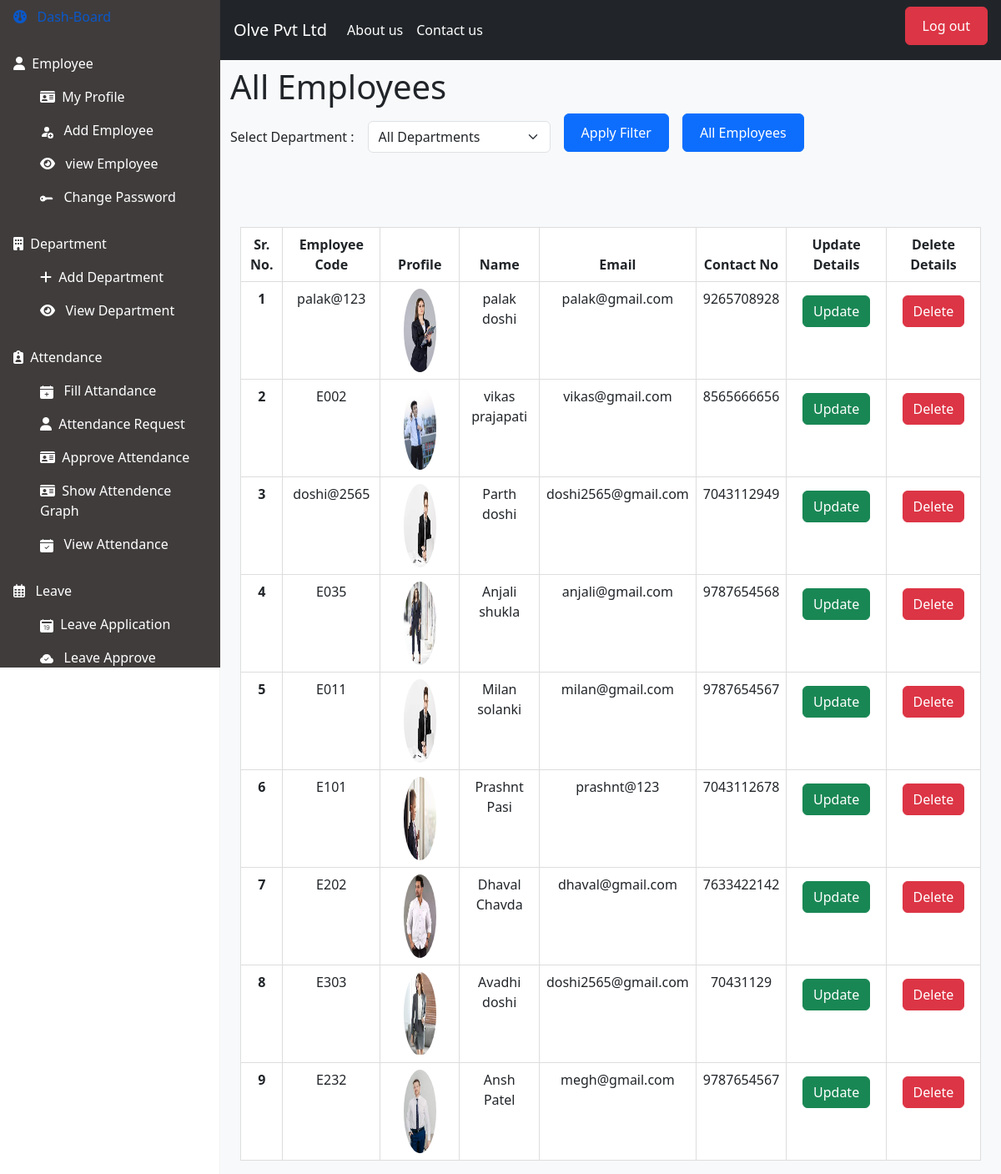
The app's page /view_all_employee/ (signed in) with its own data.
### hr/models.py (models this page shows, shortened)
class Employee(models.Model):
    user = models.ForeignKey(User,on_delete=models.CASCADE)
    id = models.BigAutoField(primary_key=True)
    emp_code = models.CharField(unique=True, max_length=20) #emp id for login
    profile = models.ImageField(upload_to="images",blank=True,null=True)
    email = models.EmailField()
    mobile_number = models.CharField(max_length=13,null=True,blank=True)
    date_of_birth = models.DateField()
    employee_address = models.TextField(max_length=1000)
    city_id = models.ForeignKey(City, null=True, blank=True, on_delete=models.CASCADE)
    state_id = models.ForeignKey(State, null=True, blank=True, on_delete=models.CASCADE)
    aadhar_number = models.CharField(max_length=12, null=True, blank=True,unique=True)
    pan_number = models.CharField(max_length=10, null=True, blank=True,unique=True)
    dep_id = models.ForeignKey(Department, null=True, blank=True, on_delete=models.CASCADE)
    designation_id = models.ForeignKey(Designation, null=True, blank=True, on_delete=models.CASCADE)
    date_of_joining = models.DateField()
    is_hr = models.BooleanField(default=False)
    is_employee = models.BooleanField(default=False)

### hr/views.py (the view, shortened to what this page needs)
# urls.py: path('view_all_employee/',view_all_employee,name='view_all_employee'),
def view_all_employee(request):
    print(request.method)
    user = User.objects.filter(username=request.session.get('username'))
    emp_id = Employee.objects.filter(user=user[0]).first()
    all_deps = Department.objects.all()
    context = {
        'departments': all_deps,
        'employees': Employee.objects.all(),
        'is_hr': emp_id.is_hr
     }
    return render(request,'view_all_employee.html',context)

### hr/models.py (called while the page is built)
    def __str__(self):
        return self.department_name

### hr/templates/view_all_employee.html (shortened to what this page needs)
{% extends "index.html" %}
{% load static %}
{% block mycontent %}
 <div class="container mt-2">
    <h1>All Employees</h1>
    <form method="post" id="add-dep-form" action="{% url 'view_all_employee' %}" class="row g-3 align-items-center">
        <div class="col-auto">
            <label for="dep_filter">Select Department :</label>
        </div>
        <div class="col-auto">
            <select id="dep_filter" name="dep_filter" class="form-select">
                <option value="">All Departments</option>
            </select>
        </div>
        <div class="col-auto">
            <button type="submit" class="btn btn-primary">Apply Filter</button>
        </div>
        <div class="col-auto">
            <button class="btn btn-primary">
                <a style="text-decoration: none; color: white;" href="{% if start_date and end_date %}{% url 'download_attendance_csv' start_date=start_date end_date=end_date %}{% endif %}">All Employees</a>
            </button>
        </form>
        </div>
    <br/>
    <div class="container">
    <table class="table">
        <thead>
            <tr>
                <th scope="col">Sr. No.</th>
                <th scope="col">Employee Code</th>
                <th scope="col">Profile</th>
                <th scope="col">Name</th>
                <th scope="col">Email</th>
                <th scope="col">Contact No</th>
                <th scope="col">Update Details</th>
                <th scope="col">Delete Details</th>
            </tr>
        </thead>
        <tbody>
            {% for emp in employees%}
            <tr>
                <th scope="row">{{ forloop.counter }}</th>
                <td>{{emp.emp_code}}</td>
                <div class="round-image-container">
                <td><img src="/media/{{ emp.profile }}" style="height : 100px" "width : 60px" class="round-image"></td>
                </div>
                <td>{{emp.user.first_name|add:" "|add:emp.user.last_name }}</td>
                <td>{{emp.email}}</td>
                <td>{{emp.mobile_number}}</td>
                <td>
                <a href="{% url 'update_employee' emp.id %}" class="btn btn-success m-2"> Update</a>
                </td>
                <td>
                <a href="{% url 'deactivate_employee' emp.id %}" class="btn btn-danger m-2"> Delete</a>
                </td>
            </tr>
            {% endfor %}
        </tbody>
    </table>
</div>
{% endblock %}

### hr/static/css/style.css (style rules this page uses)
* { margin: 0; padding: 0; box-sizing: border-box; }
input, button,textarea { width: 100%; padding-left: 20px; margin-bottom: 10px; border-radius: 5px; border: 1px solid #ccc; padding: 10px 20px !important; }

### hr/templates/view_all_employee.html (style rules this page uses)
.round-image-container { display: inline-block; width: 50px; height: 50px; overflow: hidden; border-radius: 50%; }
.round-image { width: 50%; height: 50%; border-radius: 50%; }
table { border-collapse: collapse; width: 100%; }
th, td { border: 1px solid #ddd; padding: 8px; text-align: center; }
th { background-color: #f2f2f2; }
tr:nth-child(even) { background-color: #f2f2f2; }

### records on screen
Employee: emp_code "palak@123", profile (picture), user.first_name|add "palak doshi", email "palak@gmail.com", mobile_number "9265708928"
Employee: emp_code "E002", profile (picture), user.first_name|add "vikas prajapati", email "vikas@gmail.com", mobile_number "8565666656"
Employee: emp_code "doshi@2565", profile (picture), user.first_name|add "Parth doshi", email "doshi2565@gmail.com", mobile_number "7043112949"
Employee: emp_code "E035", profile (picture), user.first_name|add "Anjali shukla", email "anjali@gmail.com", mobile_number "9787654568"
Employee: emp_code "E011", profile (picture), user.first_name|add "Milan solanki", email "milan@gmail.com", mobile_number "9787654567"
Employee: emp_code "E101", profile (picture), user.first_name|add "Prashnt Pasi", email "prashnt@123", mobile_number "7043112678"
Employee: emp_code "E202", profile (picture), user.first_name|add "Dhaval Chavda", email "dhaval@gmail.com", mobile_number "7633422142"
Employee: emp_code "E303", profile (picture), user.first_name|add "Avadhi doshi", email "doshi2565@gmail.com", mobile_number "70431129"
Employee: emp_code "E232", profile (picture), user.first_name|add "Ansh Patel", email "megh@gmail.com", mobile_number "9787654567"
